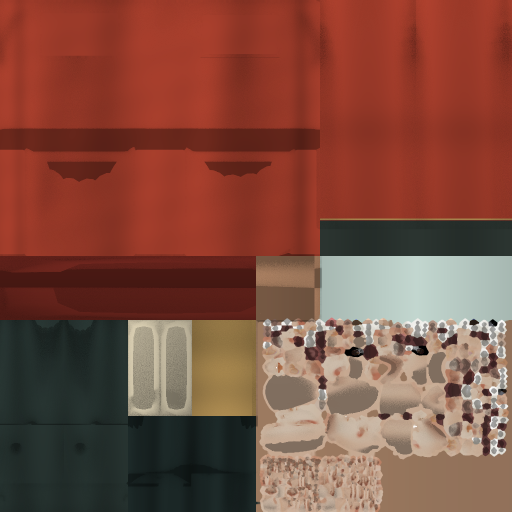
#> input picture fengming-v2-scene-a/assets/hero-034/linyan-atlas.png, 1024 x 1024 px (shown at 1/2 size); the run also reads 1 picture not shown here
$ python hero034-finish-atlas.py
#> lines starting #> are read from the running program, lines starting #| are printed output that depends on the picture
from pathlib import Path
from PIL import Image,ImageChops
import json
root=Path(__file__).resolve().parents[2]/'fengming-v2-scene-a/assets/hero-034'
base=Image.open(root/'linyan-atlas.png').convert('RGB');ao=Image.open(root/'linyan-ao.png').convert('RGB')
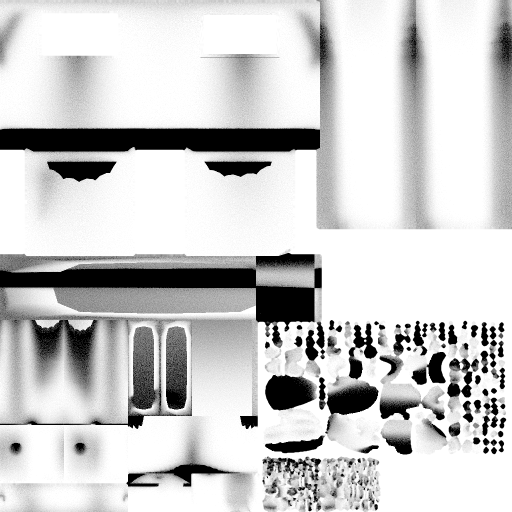
#> input picture fengming-v2-scene-a/assets/hero-034/linyan-ao.png, 1024 x 1024 px (shown at 1/2 size)
#> further down, ao is the input picture: PIL image 1024x1024 RGB; min 0, max 255, mean 203.1
p=base.load()
# CC0 original blue anime irises become subdued natural dark-brown eyes;
# skin blush and lip saturation are reduced to the shared warm skin palette.
for y in range(640,1024):
 for x in range(512,1024):
  r,g,b=p[x,y]
  if b>r*1.15 and b>g*1.05 and b>35:p[x,y]=(max(20,int(r*.7)),max(17,int(g*.45)),max(13,int(b*.22)))
  elif r>g*1.04 and r>b*1.08 and r>105:
   m=(r+g+b)/3;p[x,y]=(int((r*.87+m*.13)*.83),int((g*.80+m*.20)*.81),int((b*.83+m*.17)*.78))
# AO is intentionally restrained: retain every painted color's broad values.
shade=ao.convert('L').point(lambda x:round(166+x*.349)).convert('RGB')
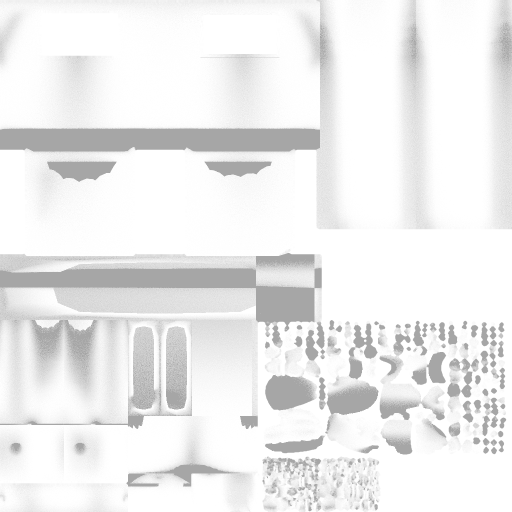
#> shade: PIL image 1024x1024 RGB (shown at 1/2 size); min 166, max 255, mean 236.9
final=ImageChops.multiply(base,shade).convert('RGBA');final.putalpha(Image.open(root/'linyan-alpha.png').convert('L'));final.save(root/'linyan-atlas.png');final.save(root/'linyan-atlas.webp',quality=94,method=6)
#> after `final = ImageChops.multiply(base, shade).convert('RGBA')`:
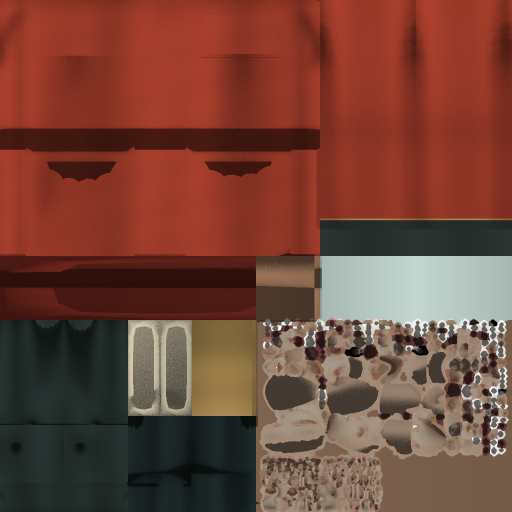
#> final: PIL image 1024x1024 RGBA (shown at 1/2 size); mean R, G, B, A 115.8, 68.7, 55.8, 255
#> after `final = ImageChops.multiply(base, shade).convert('RGBA')`:
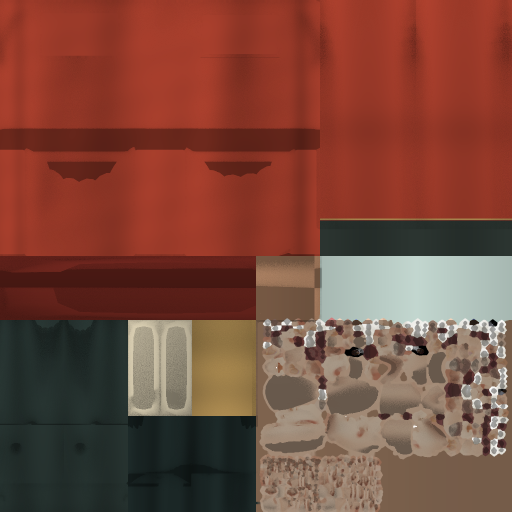
#> base: PIL image 1024x1024 RGB (shown at 1/2 size); mean R, G, B 123.3, 73.4, 59.7
print('atlas PNG/WebP', (root/'linyan-atlas.webp').stat().st_size)
